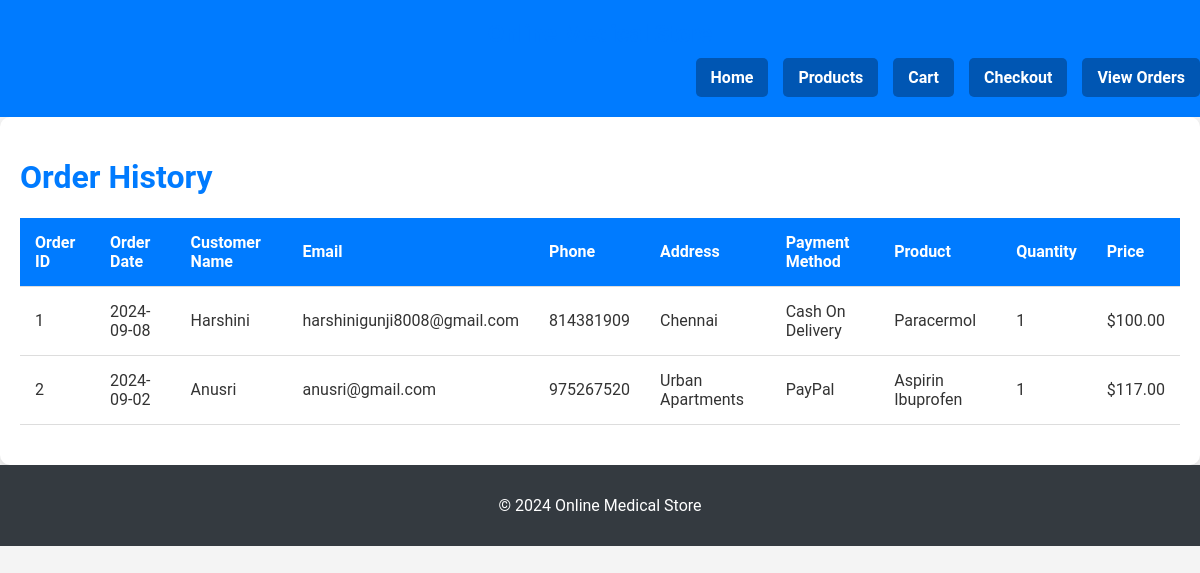
The page /view_orders.php on the database its author committed.
### tables this page shows
CREATE TABLE `orderstable` (
  `id` int(10) NOT NULL,
  `full_name` varchar(255) NOT NULL,
  `email` varchar(255) NOT NULL,
  `phone` int(10) NOT NULL,
  `address` varchar(255) NOT NULL,
  `payment_method` varchar(255) NOT NULL,
  `date_created` date NOT NULL
);

CREATE TABLE `orderitems` (
  `order_id` int(10) NOT NULL,
  `product_name` varchar(255) NOT NULL,
  `quantity` int(10) NOT NULL,
  `price` int(10) NOT NULL
);

### view_orders.php (the view, shortened to what this page needs)
<?php
include 'db_connection.php';
$query = "
    SELECT o.id AS order_id, o.date_created AS order_date, o.full_name, o.email, o.phone, o.address, o.payment_method, oi.product_name, oi.quantity, oi.price
    FROM orderstable o
    JOIN orderitems oi ON o.id = oi.order_id
    ORDER BY o.date_created DESC
";
$result = $conn->query($query);
$orders = [];
while ($row = $result->fetch_assoc()) {
    $orders[] = $row;
}
?>
<!DOCTYPE html>
<html lang="en">
<head>
    <link rel="stylesheet" href="styles.css">
</head>
<body>
    <header>
        <h1>Online Medical Store</h1>
        <nav>
            <a href="index.php">Home</a>
            <a href="products.php">Products</a>
            <a href="cart.php">Cart</a>
            <a href="checkout.php">Checkout</a>
            <a href="view_orders.php">View Orders</a>
        </nav>
    </header>
    <main>
        <h1>Order History</h1>
        <table>
            <thead>
                <tr>
                    <th>Order ID</th>
                    <th>Order Date</th>
                    <th>Customer Name</th>
                    <th>Email</th>
                    <th>Phone</th>
                    <th>Address</th>
                    <th>Payment Method</th>
                    <th>Product</th>
                    <th>Quantity</th>
                    <th>Price</th>
                </tr>
            </thead>
            <tbody>
                <?php if (!empty($orders)): ?>
                    <?php foreach ($orders as $order): ?>
                        <tr>
                            <td><?php echo htmlspecialchars($order['order_id']); ?></td>
                            <td><?php echo htmlspecialchars($order['order_date']); ?></td>
                            <td><?php echo htmlspecialchars($order['full_name']); ?></td>
                            <td><?php echo htmlspecialchars($order['email']); ?></td>
                            <td><?php echo htmlspecialchars($order['phone']); ?></td>
                            <td><?php echo htmlspecialchars($order['address']); ?></td>
                            <td><?php echo htmlspecialchars($order['payment_method']); ?></td>
                            <td><?php echo htmlspecialchars($order['product_name']); ?></td>
                            <td><?php echo htmlspecialchars($order['quantity']); ?></td>
                            <td>$<?php echo number_format($order['price'], 2); ?></td>
                        </tr>
                    <?php endforeach; ?>
                <?php else: ?>
                    <tr>
                        <td colspan="10">No orders found.</td>
                    </tr>
                <?php endif; ?>
            </tbody>
        </table>
    </main>
    <footer>
        <p>&copy; 2024 Online Medical Store</p>
    </footer>
</body>
</html>

### styles.css (style rules this page uses)
body { font-family: 'Helvetica Neue', Arial, sans-serif; margin: 0; padding: 0; box-sizing: border-box; background: url('') no-repeat center center fixed; background-size: cover; color: #333; }
header { background-color: #007BFF; color: white; padding: 20px 0; }
header h1 { margin: 0; font-size: 24px; }
nav { display: flex; gap: 15px; }
nav a { color: white; text-decoration: none; font-weight: bold; padding: 10px 15px; border-radius: 5px; background-color: #0056b3; }
main { padding: 20px; background-color: white; margin: 0 auto; max-width: 1200px; border-radius: 10px; box-shadow: 0 4px 8px rgba(0, 0, 0, 0.1); }
footer { background-color: #343a40; color: white; padding: 15px 0; text-align: center; }

### view_orders.php (style rules this page uses)
body { font-family: 'Roboto', Arial, sans-serif; margin: 0; padding: 0; box-sizing: border-box; background: #f4f4f4; color: #333; }
header { background-color: #007BFF; color: white; padding: 20px 0; width: 100%; }
header h1 { margin: 0; font-size: 24px; text-align: center; }
nav { display: flex; justify-content: flex-end; gap: 15px; margin-top: 10px; }
nav a { color: white; text-decoration: none; font-weight: bold; padding: 10px 15px; border-radius: 5px; background-color: #0056b3; }
main { padding: 20px; max-width: 1200px; margin: 0 auto; background-color: #fff; border-radius: 10px; box-shadow: 0 4px 8px rgba(0, 0, 0, 0.1); }
h1 { color: #007BFF; }
table { width: 100%; border-collapse: collapse; margin-bottom: 20px; }
th, td { padding: 15px; text-align: left; border-bottom: 1px solid #ddd; }
th { background-color: #007BFF; color: white; }
footer { background-color: #343a40; color: white; padding: 15px 0; text-align: center; }

### rows shown on the page
orderstable: id "1", date_created "2024-09-08", full_name "Harshini", email "harshinigunji8008@gmail.com", phone "814381909", address "Chennai", payment_method "Cash On Delivery", orderitems.product_name "Paracermol", orderitems.quantity "1", orderitems.price "100.00"
orderstable: id "2", date_created "2024-09-02", full_name "Anusri", email "anusri@gmail.com", phone "975267520", address "Urban Apartments", payment_method "PayPal", orderitems.product_name "Aspirin Ibuprofen", orderitems.quantity "1", orderitems.price "117.00"
